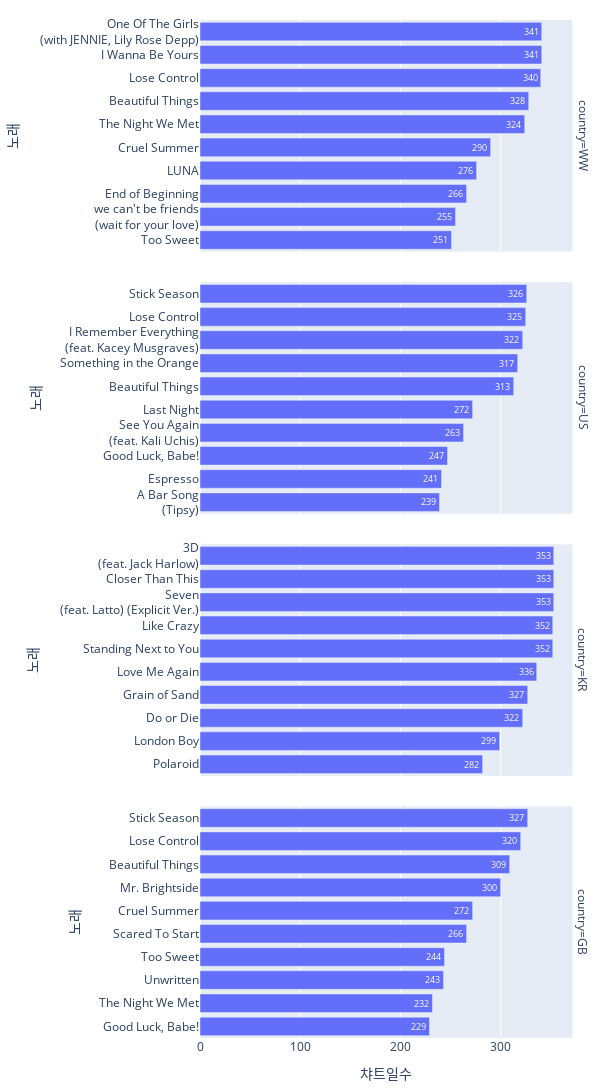

Write notebook code for a chart like this one.
### Code cell
fig = px.bar((df_spotify.filter(pl.col('country').is_in(['WW', 'KR', 'US', 'GB'])).
              group_by('country', 'name').
              agg(pl.col('name').len().alias('song')).sort(['country', 'song'], descending = True)
              .group_by('country', maintain_order = True).head(10).
              with_columns(pl.col('name').str.replace(' \(', '<br> ('))
             ),
             x = 'song', y = 'name', text = 'song', facet_row = 'country',
             labels = {'song':'챠트일수', 'name': '노래'},
             orientation = 'h')
fig.update_yaxes(matches=None, showticklabels=True, categoryorder = 'total ascending')
fig.update_layout(margin=dict(l=20, r=20, t=20, b=20), height = 1200, width = 600)
fig.show(config={
  'toImageButtonOptions': {
    'format': 'png', # one of png, svg, jpeg, webp
    'filename': 'custom_image',
    'height': 1200,
    'width': 600,
    'scale': 1 # Multiply title/legend/axis/canvas sizes by this factor
  }
})

### Figure 1 — Plotly figure (JSON) as saved in the notebook; plotly's stock layout.template omitted (floating-point values rounded to 4 significant figures)
{"data": [{"alignmentgroup": "True", "hovertemplate": "country=WW<br>챠트일수=%{text}<br>노래=%{y}<extra></extra>", "legendgroup": "", "marker": {"color": "#636efa", "pattern": {"shape": ""}}, "name": "", "offsetgroup": "", "orientation": "h", "showlegend": false, "text": [341, 341, 340, 328, 324, 290, 276, 266, 255, 251], "textposition": "auto", "type": "bar", "x": [341, 341, 340, 328, 324, 290, 276, 266, 255, 251], "xaxis": "x4", "y": ["I Wanna Be Yours", "One Of The Girls<br> (with JENNIE, Lily Rose Depp)", "Lose Control", "Beautiful Things", "The Night We Met", "Cruel Summer", "LUNA", "End of Beginning", "we can't be friends<br> (wait for your love)", "Too Sweet"], "yaxis": "y4"}, {"alignmentgroup": "True", "hovertemplate": "country=US<br>챠트일수=%{text}<br>노래=%{y}<extra></extra>", "legendgroup": "", "marker": {"color": "#636efa", "pattern": {"shape": ""}}, "name": "", "offsetgroup": "", "orientation": "h", "showlegend": false, "text": [326, 325, 322, 317, 313, 272, 263, 247, 241, 239], "textposition": "auto", "type": "bar", "x": [326, 325, 322, 317, 313, 272, 263, 247, 241, 239], "xaxis": "x3", "y": ["Stick Season", "Lose Control", "I Remember Everything<br> (feat. Kacey Musgraves)", "Something in the Orange", "Beautiful Things", "Last Night", "See You Again<br> (feat. Kali Uchis)", "Good Luck, Babe!", "Espresso", "A Bar Song<br> (Tipsy)"], "yaxis": "y3"}, {"alignmentgroup": "True", "hovertemplate": "country=KR<br>챠트일수=%{text}<br>노래=%{y}<extra></extra>", "legendgroup": "", "marker": {"color": "#636efa", "pattern": {"shape": ""}}, "name": "", "offsetgroup": "", "orientation": "h", "showlegend": false, "text": [353, 353, 353, 352, 352, 336, 327, 322, 299, 282], "textposition": "auto", "type": "bar", "x": [353, 353, 353, 352, 352, 336, 327, 322, 299, 282], "xaxis": "x2", "y": ["Seven<br> (feat. Latto) (Explicit Ver.)", "Closer Than This", "3D<br> (feat. Jack Harlow)", "Standing Next to You", "Like Crazy", "Love Me Again", "Grain of Sand", "Do or Die", "London Boy", "Polaroid"], "yaxis": "y2"}, {"alignmentgroup": "True", "hovertemplate": "country=GB<br>챠트일수=%{text}<br>노래=%{y}<extra></extra>", "legendgroup": "", "marker": {"color": "#636efa", "pattern": {"shape": ""}}, "name": "", "offsetgroup": "", "orientation": "h", "showlegend": false, "text": [327, 320, 309, 300, 272, 266, 244, 243, 232, 229], "textposition": "auto", "type": "bar", "x": [327, 320, 309, 300, 272, 266, 244, 243, 232, 229], "xaxis": "x", "y": ["Stick Season", "Lose Control", "Beautiful Things", "Mr. Brightside", "Cruel Summer", "Scared To Start", "Too Sweet", "Unwritten", "The Night We Met", "Good Luck, Babe!"], "yaxis": "y"}], "layout": {"annotations": [{"font": {}, "showarrow": false, "text": "country=GB", "textangle": 90, "x": 0.98, "xanchor": "left", "xref": "paper", "y": 0.1138, "yanchor": "middle", "yref": "paper"}, {"font": {}, "showarrow": false, "text": "country=KR", "textangle": 90, "x": 0.98, "xanchor": "left", "xref": "paper", "y": 0.3712, "yanchor": "middle", "yref": "paper"}, {"font": {}, "showarrow": false, "text": "country=US", "textangle": 90, "x": 0.98, "xanchor": "left", "xref": "paper", "y": 0.6288, "yanchor": "middle", "yref": "paper"}, {"font": {}, "showarrow": false, "text": "country=WW", "textangle": 90, "x": 0.98, "xanchor": "left", "xref": "paper", "y": 0.8862, "yanchor": "middle", "yref": "paper"}], "barmode": "relative", "height": 1200, "legend": {"tracegroupgap": 0}, "margin": {"b": 20, "l": 20, "r": 20, "t": 20}, "width": 600, "xaxis": {"anchor": "y", "autorange": true, "domain": [0, 0.98], "range": [0, 371.6], "title": {"text": "챠트일수"}, "type": "linear"}, "xaxis2": {"anchor": "y2", "autorange": true, "domain": [0, 0.98], "matches": "x", "range": [0, 371.6], "showticklabels": false, "type": "linear"}, "xaxis3": {"anchor": "y3", "autorange": true, "domain": [0, 0.98], "matches": "x", "range": [0, 371.6], "showticklabels": false, "type": "linear"}, "xaxis4": {"anchor": "y4", "autorange": true, "domain": [0, 0.98], "matches": "x", "range": [0, 371.6], "showticklabels": false, "type": "linear"}, "yaxis": {"anchor": "x", "autorange": true, "categoryorder": "total ascending", "domain": [0, 0.2275], "range": [-0.5, 9.5], "showticklabels": true, "title": {"text": "노래"}, "type": "category"}, "yaxis2": {"anchor": "x2", "autorange": true, "categoryorder": "total ascending", "domain": [0.2575, 0.485], "range": [-0.5, 9.5], "showticklabels": true, "title": {"text": "노래"}, "type": "category"}, "yaxis3": {"anchor": "x3", "autorange": true, "categoryorder": "total ascending", "domain": [0.515, 0.7425], "range": [-0.5, 9.5], "showticklabels": true, "title": {"text": "노래"}, "type": "category"}, "yaxis4": {"anchor": "x4", "autorange": true, "categoryorder": "total ascending", "domain": [0.7725, 1], "range": [-0.5, 9.5], "showticklabels": true, "title": {"text": "노래"}, "type": "category"}}}
